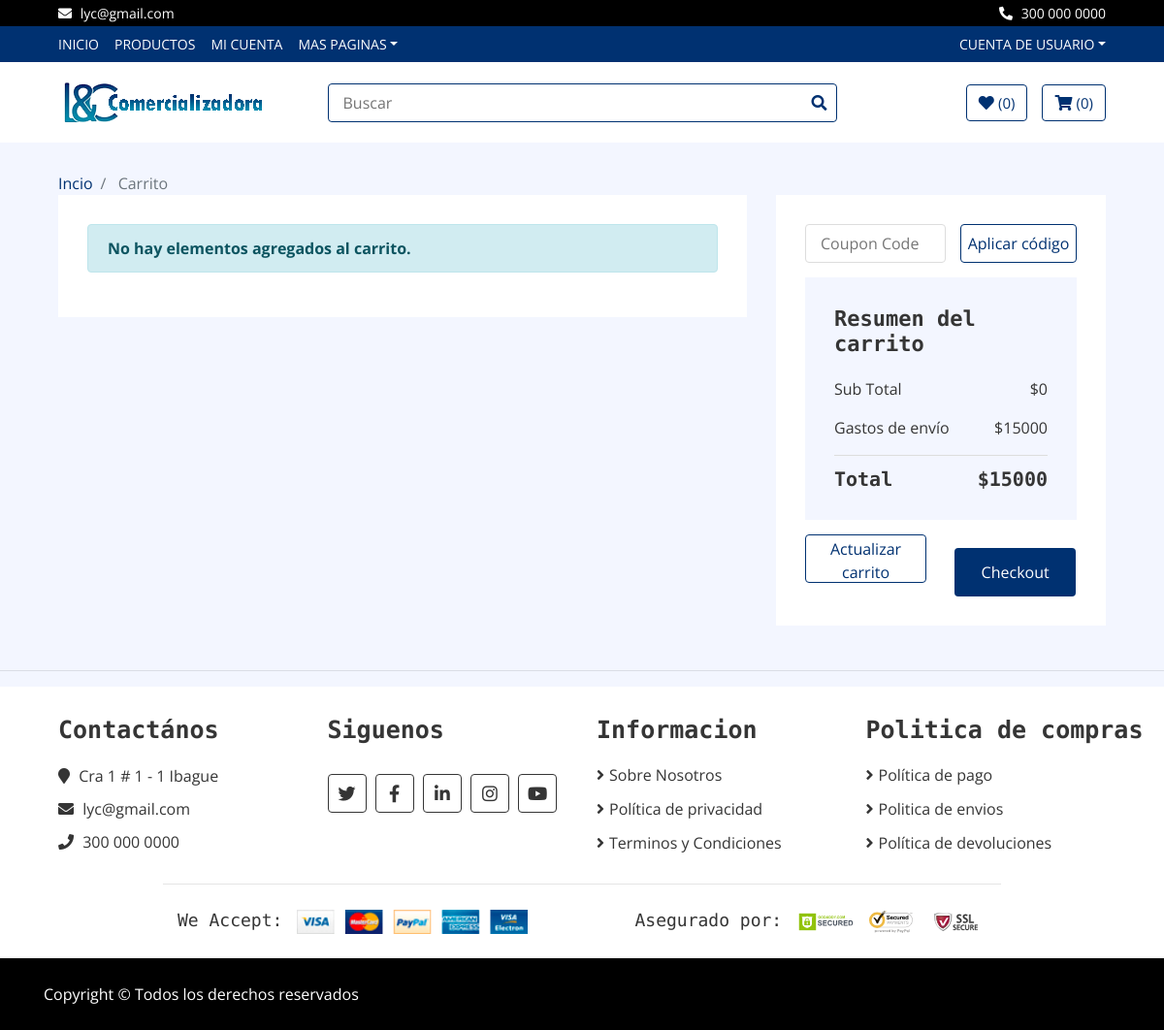
Page /cart/ on the committed database.
### politicas/models.py (models this page shows, shortened)
class CorreoEmpresa(models.Model):
    direccion = models.CharField(max_length=100)
    correo = models.EmailField(unique=True)
    telefono = models.CharField(max_length=20)

class GastosEnvio(models.Model):
    monto = models.PositiveIntegerField()

### core/views.py (the view, shortened to what this page needs)
# urls.py: path('cart/', core_views.product_cart, name='cart'),
def product_cart(request):
    cart = Cart(request)
    cart_items = []
    total_price = 0
    gastos_envio = GastosEnvio.objects.first()
    subtotal = total_price
    total = total_price + gastos_envio.monto  # Calcula el total sumando total_price y gastos de envío
    return render(request, "core/cart.html", {
        'cart_items': cart_items,
        'total_price': total_price,
        'gastos_envio': gastos_envio,
        'subtotal': subtotal,
        'total': total,
    })

### core/context_processors.py (called while the page is built)
def correo_empresa(request):
    correo_empresa = CorreoEmpresa.objects.first()
    return {'correo_empresa': correo_empresa}

### core/templates/core/cart.html (shortened to what this page needs)
{% extends 'core/base.html' %}
{% load static %}
{% block content %}
<div class="cart-page">
  <div class="breadcrumb-wrap">
    <div class="container-fluid">
      <ul class="breadcrumb">
        <li class="breadcrumb-item"><a href="{% url 'home' %}">Incio</a></li>
        <li class="breadcrumb-item active" href="{% url 'cart' %}"> Carrito</li>
      </ul>
    </div>
  </div>
  <div class="container-fluid">
    <div class="row">
      <div class="col-lg-8">
        <div class="cart-page-inner">
          {% if cart_items %}
          <div class="table-responsive">
            <table class="table table-bordered">
              <thead class="thead-dark">
                <tr>
                  <th>Producto</th>
                  <th>Precio</th>
                  <th>Cantidad</th>
                  <th>Total</th>
                  <th>Eliminar</th>
                </tr>
              </thead>
              <tbody class="align-middle">
                {% for item in cart_items %}
                <tr>
                  <td>
                    <div class="img">
                      <a href="#">
                        {% comment %}
                        <img
                          src="{{ item.product.imagen.url }}"
                          alt="{{ item.product.nombre }}"
                        />
                        {% endcomment %}
                      </a>
                      <p>{{ item.product.nombre }}</p>
                    </div>
                  </td>
                  <td>${{ item.product.precio }} COP</td>
                  <td data-product-id="{{ item.product.id }}">
                    <div class="qty">
                      <button class="btn-minus">
                        <i class="fa fa-minus"></i>
                      </button>
                      <input
                        type="text"
                        value="{{ item.quantity }}"
                        data-product-id="{{ item.product.id }}"
                        data-product-price="{{ item.product.precio }}"
                      />
                      <button class="btn-plus">
                        <i class="fa fa-plus"></i>
                      </button>
                    </div>
                  </td>
                  <td class="total-price">${{ item.total_item_price }} COP</td>
                  <td>
                    {% csrf_token %}
                    <button class="btn-delete" data-product-id="{{ item.product.id }}">
                      <i class="fa fa-trash"></i>
                    </button>
                  </td>
                </tr>
                {% endfor %}
              </tbody>
            </table>
          </div>
          {% else %}
          <div class="alert alert-info" role="alert">
            <strong>No hay elementos agregados al carrito.</strong>
        </div>
        {% endif %}
        </div>
      </div>
      <div class="col-lg-4">
        <div class="cart-page-inner">
          <div class="row">
            <div class="col-md-12">
                <div class="coupon">
                    <form method="post">
                        <input type="text" name="cupon_codigo" placeholder="Coupon Code" />
                        <button type="submit">Aplicar código</button>
                    </form>
                </div>
            </div>
            <div class="col-md-12">
                <div class="cart-summary">
                    <div class="cart-content">
                        <h1>Resumen del carrito</h1>
                        <p>Sub Total<span>${{ subtotal }}</span></p>
                        <p>Gastos de envío<span>${{ gastos_envio.monto }}</span></p>
                        <h2>Total<span>${{ total }}</span></h2>
                    </div>
                    <div class="cart-btn">
                        <button>Actualizar carrito</button>
                        <button>Checkout</button>
                    </div>
                </div>
            </div>
        </div>
        </div>
      </div>
    </div>
  </div>
</div>
{% endblock %}

### core/templates/core/base.html (shortened to what this page needs)
<!DOCTYPE html>
<html lang="es">
  <head>
    {% load static %}
    <link rel="stylesheet" href="https://cdnjs.cloudflare.com/ajax/libs/font-awesome/5.15.3/css/all.min.css">
    <link
      href="https://stackpath.bootstrapcdn.com/bootstrap/4.4.1/css/bootstrap.min.css"
      rel="stylesheet"
    />
    <link
      href="https://cdnjs.cloudflare.com/ajax/libs/font-awesome/5.10.0/css/all.min.css"
      rel="stylesheet"
    />
    <link href="{% static 'core/css/mainstyle.css' %}" rel="stylesheet" />
    <link rel="stylesheet" href="{% static 'lib/slick/slick.css' %}" type="text/css">
    <link rel="stylesheet" href="{% static 'lib/slick/slick-theme.css' %}" type="text/css">
  </head>
  <body>
    <div class="top-bar">
      <div class="container-fluid">
        <div class="row">
          <div class="col-sm-6">
            <i class="fa fa-envelope"></i>
            {{ correo_empresa.correo }}
          </div>
          <div class="col-sm-6">
            <i class="fa fa-phone-alt"></i>
            {{ correo_empresa.telefono }}
          </div>
        </div>
      </div>
    </div>
    <div class="nav">
      <div class="container-fluid">
        <nav class="navbar navbar-expand-md bg-dark navbar-dark">
          <div class="collapse navbar-collapse justify-content-between" id="navbarCollapse">
            <div class="navbar-nav mr-auto">
              <a href="{% url 'home' %}" class="nav-item nav-link">Inicio</a>
              <a href="{% url 'product_list' %}" class="nav-item nav-link">Productos</a>
              <a href="{% url 'home' %}" class="nav-item nav-link">Mi Cuenta</a>
              <div class="nav-item dropdown">
                <a href="#" class="nav-link dropdown-toggle" data-toggle="dropdown">Mas Paginas</a>
              </div>
            </div>
            <div class="navbar-nav ml-auto">
              <div class="nav-item dropdown">
                <a href="#" class="nav-link dropdown-toggle" data-toggle="dropdown">Cuenta de Usuario</a>
              </div>
            </div>
          </div>
        </nav>
      </div>
    </div>
    <header class="masthead">
      <div class="bottom-bar">
        <div class="container-fluid">
          <div class="row align-items-center">
            <div class="col-md-3">
              <div class="logo">
                <a href="{% url 'home' %}">
                  <img src="/static/core/img/logo.png" alt="Logo" />
                </a>
              </div>
            </div>
            <div class="col-md-6">
              <div class="search">
                <input type="text" placeholder="Buscar" />
                <button><i class="fa fa-search"></i></button>
              </div>
            </div>
            <div class="col-md-3">
              <div class="user">
                <a href="wishlist.html" class="btn wishlist">
                  <i class="fa fa-heart"></i>
                  <span>(0)</span>
                </a>
                <a href="{% url 'cart' %}" class="btn cart">
                  <i class="fa fa-shopping-cart"></i>
                  <span>({{ request.session.cart|length }})</span>
                </a>
              </div>
            </div>
          </div>
        </div>
      </div>
    </header>
    {% block content%}
    {% endblock%}
    {% if request.path != "/" %}
    <hr />
    {% endif %}
<div class="footer_container">
    <div class="footer">
      <div class="container-fluid">
        <div class="row">
          <div class="col-lg-3 col-md-6">
            <div class="footer-widget">
              <h2>Contactános</h2>
              <div class="contact-info">
                <p>
                  <i class="fa fa-map-marker"></i> {{ correo_empresa.direccion }}
                </p>
                <p>
                  <i class="fa fa-envelope"></i>
                  <a href="mailto:{{ correo_empresa.correo }}" target="_blank" style="color: #353535; text-decoration: none;">{{ correo_empresa.correo }}</a>
              </p>
                <p><i class="fa fa-phone"></i> {{ correo_empresa.telefono }}</p>
              </div>
            </div>
          </div>
          <div class="col-lg-3 col-md-6">
            <div class="footer-widget">
              <h2>Siguenos</h2>
              <div class="contact-info">
                <div class="social">
                  <a href="https://twitter.com/" target="_blank"><i class="fab fa-twitter"></i></a>
                  <a href="https://www.facebook.com/" target="_blank"><i class="fab fa-facebook-f"></i></a>
                  <a href="https://www.linkedin.com/" target="_blank"><i class="fab fa-linkedin-in"></i></a>
                  <a href="https://www.instagram.com/" target="_blank"><i class="fab fa-instagram"></i></a>
                  <a href="https://www.youtube.com/" target="_blank"><i class="fab fa-youtube"></i></a>
                </div>
              </div>
            </div>
          </div>
          <div class="col-lg-3 col-md-6">
            <div class="footer-widget">
              <h2>Informacion</h2>
              <ul>
                <li><a href="#">Sobre Nosotros</a></li>
                <li><a href="#">Política de privacidad</a></li>
                <li><a href="#">Terminos y Condiciones</a></li>
              </ul>
            </div>
          </div>
          <div class="col-lg-3 col-md-6">
            <div class="footer-widget">
              <h2>Politica de compras</h2>
              <ul>
                <li><a href="#">Política de pago</a></li>
                <li><a href="#">Politica de envios</a></li>
                <li><a href="#">Política de devoluciones</a></li>
              </ul>
            </div>
          </div>
        </div>
        <div class="row payment align-items-center">
          <div class="col-md-6">
            <div class="payment-method">
              <h2>We Accept:</h2>
              <img src="{% static 'core/img/payment-method.png' %}"  alt="Payment Method" />
            </div>
          </div>
          <div class="col-md-6">
            <div class="payment-security">
              <h2>Asegurado por:</h2>
              <img src="{% static 'core/img/godaddy.svg' %}" alt="Payment Security" />
              <img src="{% static 'core/img/norton.svg' %}" alt="Payment Security" />
              <img src="{% static 'core/img/ssl.svg' %}" alt="Payment Security" />
            </div>
          </div>
        </div>
      </div>
    </div>
    <div class="footer-bottom">
      <div class="container">
        <div class="row">
          <div class="col-md-6 copyright">
            <p>Copyright &copy; Todos los derechos reservados</p>
          </div>
          <div class="col-md-6 template-by">
          </div>
        </div>
      </div>
    </div>
  </div>
  </body>
</html>

### rows in the picture
CorreoEmpresa: correo "lyc@gmail.com", telefono "300 000 0000", direccion "Cra 1 # 1 - 1 Ibague"
GastosEnvio: monto "15000"

### other values in the picture
{{ request.session.cart|length }} "0"
{{ subtotal }} "0"
{{ total }} "15000"
